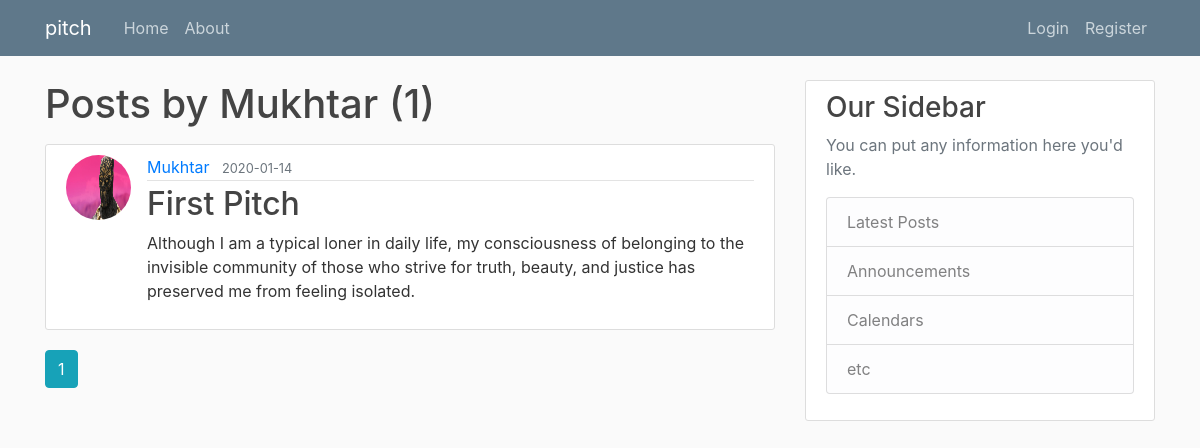
/user/Mukhtar, run on the app's committed database.
### pitch/models.py (models this page shows, shortened)
class User(db.Model, UserMixin):
    id = db.Column(db.Integer, primary_key=True)
    username = db.Column(db.String(20), unique=True, nullable=False)
    email = db.Column(db.String(120), unique=True, nullable=False)
    image_file = db.Column(db.String(20), nullable=False, default='default.jpg')
    password = db.Column(db.String(60), nullable=False)
    posts = db.relationship('Post', backref='author', lazy=True)

class Post(db.Model):
    id = db.Column(db.Integer, primary_key=True)
    title = db.Column(db.String(100), nullable=False)
    date_posted = db.Column(db.DateTime, nullable=False, default=datetime.utcnow)
    content = db.Column(db.Text, nullable=False)
    user_id = db.Column(db.Integer, db.ForeignKey('user.id'), nullable=False)

### pitch/routes.py (the view)
@app.route("/user/<string:username>")
def user_posts(username):
    page = request.args.get('page', 1, type=int)
    user = User.query.filter_by(username=username).first_or_404()
    posts = Post.query.filter_by(author=user)\
        .order_by(Post.date_posted.desc())\
        .paginate(page=page, per_page=5)
    return render_template('user_posts.html', posts=posts, user=user)

### pitch/templates/user_posts.html
{% extends "layout.html" %}
{% block content %}
    <h1 class="mb-3">Posts by {{ user.username }} ({{ posts.total }})</h1>
    {% for post in posts.items %}
        <article class="media content-section">
          <img class="rounded-circle article-img" src="{{ url_for('static', filename='profile_pics/' + post.author.image_file) }}">
          <div class="media-body">
            <div class="article-metadata">
              <a class="mr-2" href="{{ url_for('user_posts', username=post.author.username) }}">{{ post.author.username }}</a>
              <small class="text-muted">{{ post.date_posted.strftime('%Y-%m-%d') }}</small>
            </div>
            <h2><a class="article-title" href="{{ url_for('post', post_id=post.id) }}">{{ post.title }}</a></h2>
            <p class="article-content">{{ post.content }}</p>
          </div>
        </article>
    {% endfor %}
    {% for page_num in posts.iter_pages(left_edge=1, right_edge=1, left_current=1, right_current=2) %}
      {% if page_num %}
        {% if posts.page == page_num %}
          <a class="btn btn-info mb-4" href="{{ url_for('user_posts', username=user.username, page=page_num) }}">{{ page_num }}</a>
        {% else %}
          <a class="btn btn-outline-info mb-4" href="{{ url_for('user_posts', username=user.username, page=page_num) }}">{{ page_num }}</a>
        {% endif %}
      {% else %}
        ...
      {% endif %}
    {% endfor %}
{% endblock content %}

### pitch/static/main.css (style rules this page uses)
body { background: #fafafa; color: #333333; margin-top: 5rem; }
h1, h2, h3, h4, h5, h6 { color: #444444; }
.content-section { background: #ffffff; padding: 10px 20px; border: 1px solid #dddddd; border-radius: 3px; margin-bottom: 20px; }
.article-title { color: #444444; }
.article-content { white-space: pre-line; }
.article-img { height: 65px; width: 65px; margin-right: 16px; }
.article-metadata { padding-bottom: 1px; margin-bottom: 4px; border-bottom: 1px solid #e3e3e3 }

### data on the page
User: username "Mukhtar"
Post: image_file (placeholder picture), author.username "Mukhtar", date_posted "2020-01-14", title "First Pitch", content "Although I am a typical loner in daily life, my consciousness of belonging to the invisible community of those who strive for truth, beauty, and justice has preserved me from feeling isolated."

### other printed values
{{ posts.total }} "1"
{{ page_num }} "1"
